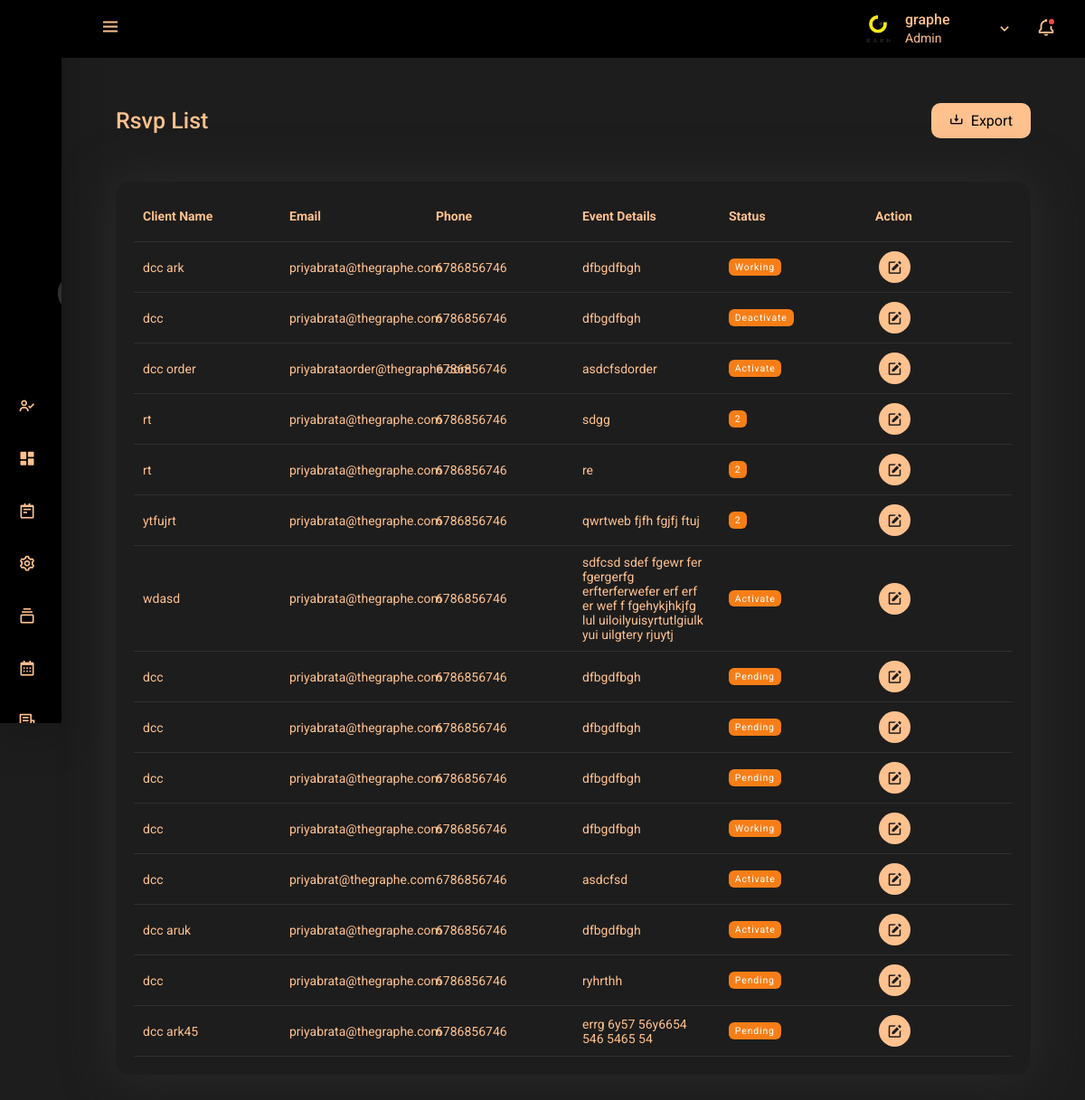
The app's page /dashboard/rsvplist (signed in) with its own data.
### frontend/models.py (models this page shows, shortened)
class UserProfile(models.Model):
    user = models.OneToOneField(User, on_delete=models.CASCADE)
    phone_number = models.CharField(max_length=20)
    image = models.ImageField(upload_to='static/assets/user')

class rsvp_order(models.Model):
    name = models.CharField(max_length=255)
    email = models.EmailField()
    phone = models.CharField(max_length=15)
    event_details = models.TextField()
    STATUS_CHOICES = (
        ('Activate', 'Activate'),
        ('DeActivate', 'DeActivate'),
        ('Pending', 'Pending'),
        ('Working', 'Working'),
    )
    status = models.CharField(max_length=10, choices=STATUS_CHOICES)

### dashboard/views.py (the view)
# urls.py: path('rsvplist', views.rsvps, name='rsvps'),
@user_passes_test(lambda u: u.is_superuser, login_url='log')
def rsvps(request):
    rsvp= rsvp_order.objects.all()
    return render(request,'dashboard/rsvplist.html',{'rsvp':rsvp})

### templates/dashboard/rsvplist.html (shortened to what this page needs)
{% extends 'dashboard/base.html' %}
{%  load static %}
{%  block content %}
<div class="bg-light">
    <div class="container-fluid dashboard-heading">
        <div class="d-flex justify-content-between align-items-center">
            <h4 class="mb-0 text-black">Rsvp List</h4>
            <button class="add-form "><i class="bx bx-download me-2"></i>Export</button>
        </div>
        <div class="row m-0 mt-4 mt-lg-5">
            <div class="dashboard-container-inside timeline ">
                <div class="dashboard-container-inside-body innerTable ">
                    <table class="table">
                        <thead>
                            <tr>
                                <th scope="col">Client Name</th>
                                <th scope="col">Email</th>
                                <th scope="col">Phone</th>
                                <th scope="col">Event Details</th>
                                <th scope="col">Status</th>
                                <th scope="col">Action</th>
                            </tr>
                        </thead>
                        <tbody>
                            {% for rsvps in rsvp %}
                            <tr>
                                <td data-label="Client Name">{{rsvps.name}}</td>
                                <td data-label="Email">{{rsvps.email}}</td>
                                <td data-label="Invoice ID">{{rsvps.phone}}</td>
                                <td data-label="Total">{{rsvps.event_details}}</td>
                                <td data-label="Status"><span class="badge bg-warning">{{ rsvps.status|default:"Pending" }}</span></td>
                                <td>
                                    <a href="{% url 'edit_rsvp' rsvps.id %}" class="edtBtn" data-toggle="tooltip" data-placement="top" title="Edit"><i class="bx bxs-edit"></i></a>
                                </td>
                            </tr>
                            {% endfor %}
                        </tbody>
                    </table>
                </div>
            </div>
        </div>
    </div>
</div>
{% endblock %}

### templates/dashboard/include/header.html (shortened to what this page needs)
{% load static %}
<body id="body-pd">
  <header class="header" id="header">
    <div class="header_toggle">
      <i class="bx bx-menu" id="header-toggle"></i>
    </div>
    <div class="notify_bell">
      <div class="dropdown user_drop row m-0">
        <div
          class="image-wrapper user-wrapper d-flex justify-content-between"
          id="usdr"
          data-bs-toggle="dropdown"
        >
          <img src="{{ user.userprofile.image.url }}" alt="" />
          <h6 class="header-name">
            {{ user.username }}
            <span class="designation d-block">Admin</span>
          </h6>
          <i class="bx bx-chevron-down"></i>
        </div>
      </div>
      <a
        class="notifi_icon"
        type="button"
        data-bs-toggle="offcanvas"
        data-bs-target="#notification"
        aria-controls="notification"
        ><i class="bx bx-bell"></i><small class="notify_blink"></small
      ></a>
    </div>
  </header>
</body>

### static/dash/assets/css/main.css (style rules this page uses)
:root { --header-height: 3rem; --nav-width: 68px; --first-color: #000; --first-color-light: #AFA5D9; --white-color: #F7F6FB; --body-font: 'Nunito', sans-serif; --normal-font-size: 1rem; --z-fixed: 100 }
*::before, *::after { margin: 0; padding: 0; box-sizing: border-box; }
body { margin: var(--header-height) 0 0 0; font-size: var(--normal-font-size); transition: .5s; font-family: 'Roboto', sans-serif; background: #1D1D1D; }
a { text-decoration: none; transition: all 0.5s ease-out; }
.header { width: 100%; height: var(--header-height); position: fixed; top: 0; left: 0; display: flex; align-items: center; justify-content: space-between; padding: 0 1rem; background-color: #000; z-index: 9999; transition: .5s; border-bottom: 1px solid #000; }
.header_toggle { color: #FFC18E; font-size: 1.5rem; cursor: pointer; padding-left: 10px; }
@media screen and (min-width: 768px) { body { margin: calc(var(--header-height) + 1rem) 0 0 0; padding-left: calc(var(--nav-width) ) } }
@media screen and (min-width: 768px) { .header { height: calc(var(--header-height) + 1rem); padding: 0 2rem 0 calc(var(--nav-width) + 2rem) } }
.user-wrapper img { width: 40px; height: 40px; text-align: center; border-radius: 50%; object-fit: cover; }
h1,h2.h3.h4,h5,h6,p { margin-bottom: 0px; }
button { background-color: transparent; border: none; }
.text-black { color: #FFC18E !important; font-size:25px; }
.dashboard-container-inside { background-color: #1D1D1D; border-radius: 15px; padding: 20px; box-shadow: 0px 0px 50px 5px #2b2929; height: auto; }
table thead,th,tr,td { border-bottom: none; }
.dropdown { position: relative; display: inline-block; }
.badge { font-weight: 400; letter-spacing: 0.85px; line-height: 11px; }
.bg-warning { background-color: #f77e17!important; color: #fff!important; }
.user-wrapper i { position: absolute; right: 10px; font-size: 20px; top: 9px; color: #FFC18E; }
.user_drop { width: 180px; }
.header-name { width: 132px; white-space: nowrap; overflow: hidden; text-overflow: ellipsis; margin-left: 10px; padding-right: 30px; color: #FFC18E; }
.header-name span { font-size: 14px; font-weight: 400; margin-top: 3px; }
.user-wrapper { padding: 0 !important; }
.dashboard-heading p, .dashboard-heading h4 { color: #FFC18E; }
.add-form { background-color: #FFC18E; color: #000; padding: 10px 20px; border-radius: 10px; text-decoration: none; float: right; transition: all 0.3s ease-out; }
* { margin: 0; padding: 0; outline: none!important; text-decoration: none!important; box-sizing: border-box; line-height: initial; letter-spacing: initial; font-family: 'Roboto', sans-serif; }
a { color: #ffc18e; }
.bg-light { background: #1d1d1d !important; }
.innerTable table { border: 0; border-collapse: collapse; margin: 0; padding: 0; width: 100%; table-layout: fixed; }
.innerTable table tr { background-color: transparent; border-bottom: 1px solid #303030 !important; padding: .35em; }
.innerTable table th, .innerTable table td { padding: 10px; text-align: left; color: #FFC18E; font-size:14px; vertical-align: middle; }
.innerTable table th { font-size:14px; text-transform: capitalize; color: #FFC18E !important; padding: 10px 10px 20px 10px; }
.edtBtn { background: #FFC18E; width: 35px; height: 35px; border-radius: 50%; text-align: center; margin: 0 4px; display: inline-flex; color: #1D1D1D; padding: 6px 0; font-size: 18px; position: relative; align-items: center; justify-content: center; }
.dashboard-heading { padding: 50px 120px; }
.dashboard-container-inside-body tr th { color: #525252; }
.notify_blink::before, .notify_blink::after { content: ""; position: absolute; width: 100%; height: 100%; border-radius: 50%; background: rgb(255 19 19 / 80%); z-index: -1; animation: bo 2s infinite ease; }
.notify_blink::after { z-index: -2; animation-delay: 1s; }
.notifi_icon { color:#FFC18E; font-size:22px; position: relative; margin-left: 15px; }
.notify_blink { width: 10px; height: 10px; border-radius: 50%; background: rgb(241 72 72); position: absolute; right: 0px; border: 2px solid #000; top: 0px; }
.notify_bell { display: flex; align-items: center; }
@media screen and (max-width:1460px) { .dashboard-heading { padding: 50px 60px; } }

### records on screen
rsvp_order: name "dcc ark", email "priyabrata@thegraphe.com", phone "6786856746", event_details "dfbgdfbgh", status "Working"
rsvp_order: name "dcc", email "priyabrata@thegraphe.com", phone "6786856746", event_details "dfbgdfbgh", status "Deactivate"
rsvp_order: name "dcc order", email "priyabrataorder@thegraphe.com", phone "6786856746", event_details "asdcfsdorder", status "Activate"
rsvp_order: name "rt", email "priyabrata@thegraphe.com", phone "6786856746", event_details "sdgg", status "2"
rsvp_order: name "rt", email "priyabrata@thegraphe.com", phone "6786856746", event_details "re", status "2"
rsvp_order: name "ytfujrt", email "priyabrata@thegraphe.com", phone "6786856746", event_details "qwrtweb fjfh fgjfj ftuj", status "2"
rsvp_order: name "wdasd", email "priyabrata@thegraphe.com", phone "6786856746", event_details "sdfcsd sdef fgewr fer fgergerfg erfterferwefer erf erf er wef f fgehykjhkjfg lul uiloilyuisyrtutlgiulk yui uilgtery rjuytj", status "Activate"
rsvp_order: name "dcc", email "priyabrata@thegraphe.com", phone "6786856746", event_details "dfbgdfbgh", status "Pending"
rsvp_order: name "dcc", email "priyabrata@thegraphe.com", phone "6786856746", event_details "dfbgdfbgh", status "Pending"
rsvp_order: name "dcc", email "priyabrata@thegraphe.com", phone "6786856746", event_details "dfbgdfbgh", status "Pending"
rsvp_order: name "dcc", email "priyabrata@thegraphe.com", phone "6786856746", event_details "dfbgdfbgh", status "Working"
rsvp_order: name "dcc", email "priyabrat@thegraphe.com", phone "6786856746", event_details "asdcfsd", status "Activate"
rsvp_order: name "dcc aruk", email "priyabrata@thegraphe.com", phone "6786856746", event_details "dfbgdfbgh", status "Activate"
rsvp_order: name "dcc", email "priyabrata@thegraphe.com", phone "6786856746", event_details "ryhrthh", status "Pending"
rsvp_order: name "dcc ark45", email "priyabrata@thegraphe.com", phone "6786856746", event_details "errg 6y57 56y6654 546 5465 54", status "Pending"

### other values on screen
{{ user.username }} "graphe"
